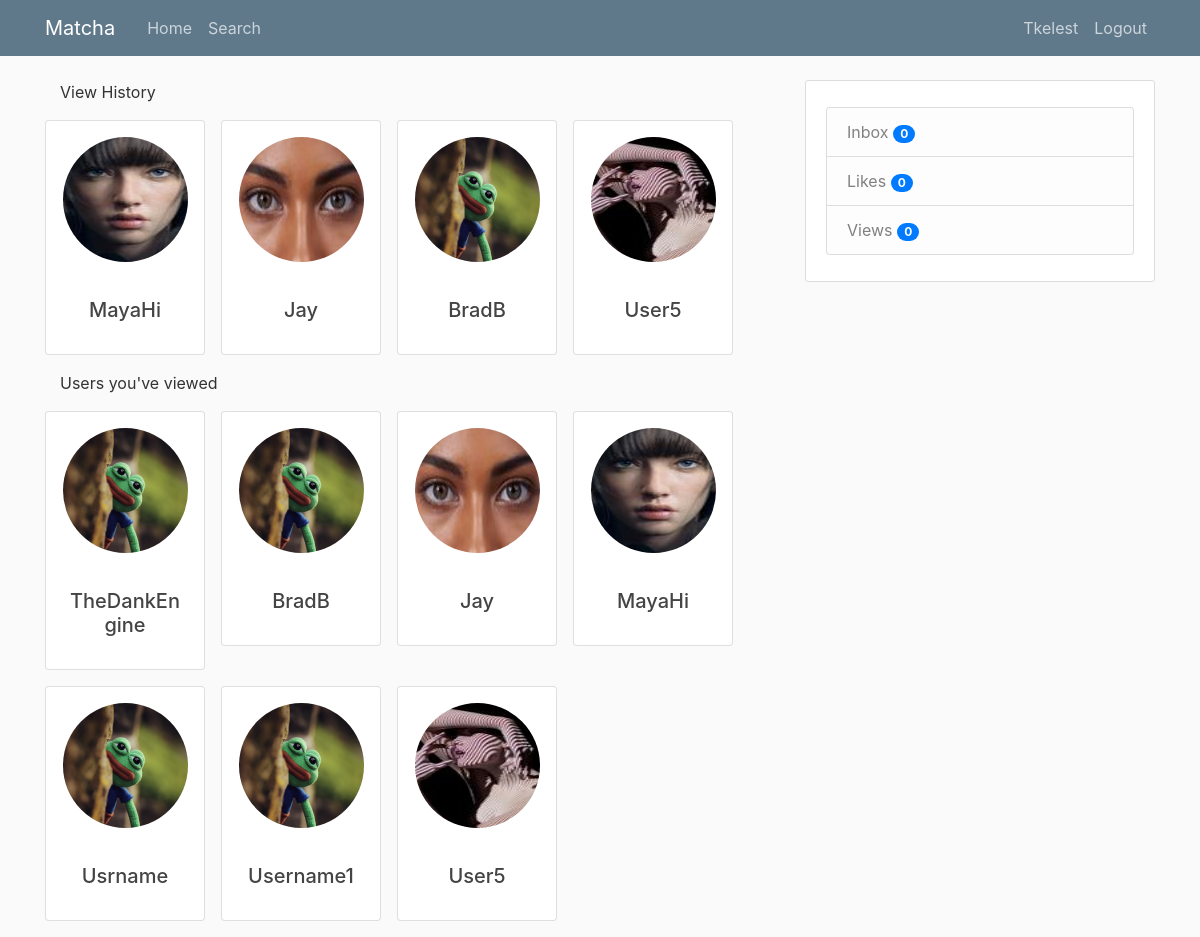
Page /views (signed in) on the committed database.
### tables this page shows
CREATE TABLE users (
            user_id INTEGER PRIMARY KEY AUTOINCREMENT,
            firstname TEXT NOT NULL,
            lastname TEXT NOT NULL,
            age INTEGER NOT NULL,
            birthdate TEXT NOT NULL,
            username TEXT NOT NULL,
            email TEXT NOT NULL,
            password TEXT NOT NULL,
            gender TEXT NOT NULL,
            sexual_pref TEXT NULL,
            biography TEXT NULL,
            famerating INTEGER DEFAULT 100,
            image_file_p TEXT DEFAULT "default.jpg",
            image_file_1 TEXT NULL,
            image_file_2 TEXT NULL,
            image_file_3 TEXT NULL,
            image_file_4 TEXT NULL,
            image_file_5 TEXT NULL,
            geo_track TEXT DEFAULT "1",
            location_city TEXT NULL,
            location_region TEXT NULL,
            lat_data INTEGER NULL,
            long_data INTEGER NULL,
            last_seen TEXT NULL,
            authenticated INTEGER DEFAULT 0
            );

### matcha/routes.py (the view)
@app.route('/views')
@login_required
def views():
    conn = sql.connect('matcha\\users.db')
    cur = conn.cursor()
    cur.execute("SELECT * FROM userviews WHERE viewed_user=:current_user", {'current_user': current_user.user_id})
    userviews = cur.fetchall()
    userData1 = []
    for user in userviews:
        cur.execute("SELECT username, image_file_p FROM users WHERE user_id=:user_id", {'user_id': user[2]})
        data = cur.fetchone()
        if data:
            data = list(data)
            data.insert(0, user[2])
            data = tuple(data)
            userData1.append(data)
    cur.execute("SELECT * FROM userviews WHERE user_id=:current_user", {'current_user': current_user.user_id})
    viewHistory = cur.fetchall()
    userData2 = []
    for user in viewHistory:
        cur.execute("SELECT username, image_file_p FROM users WHERE user_id=:user_id", {'user_id': user[1]})
        data = cur.fetchone()
        if data:
            data = list(data)
            data.insert(0, user[2])
            data = tuple(data)
            userData2.append(data)
    view_notification = len(userData1)
    with conn:
        cur.execute("""UPDATE view_notifications SET view_notification=:view_notification
        WHERE user_id=:user_id""", {'view_notification': view_notification ,'user_id': current_user.user_id})
    conn.close
    print('USERDATA: ', userData2)
    return render_template('views.html', title='Views', userviews=userData1, viewHistory=userData2)

### matcha/models.py (called while the page is built)
@login_manager.user_loader
def load_user(id):
    conn = sql.connect('matcha\\users.db')
    cur = conn.cursor()
    cur.execute("SELECT * from users where email = (?)", [id])
    userrow = cur.fetchone()
    user = User(userrow[0], userrow[1], userrow[2], userrow[3], userrow[4],
            userrow[5], userrow[6], userrow[7], userrow[8], userrow[9],
            userrow[10], userrow[11], userrow[12], userrow[13], userrow[14],
            userrow[15], userrow[16], userrow[17], userrow[18], userrow[19],
            userrow[20], userrow[21], userrow[22], userrow[23], userrow[24])
    return (user)

### matcha/templates/views.html
{% extends "layout.html" %}
{% block content %}
<div class="container">
    <p>View History</p>
    <div class="row">
    {% for user in userviews %}
        <div class="mb-3 mr-3">
            <div class="card" style="width: 10rem;">
                <div class="text-center">
                    <a href="{{ url_for('user_profile', username=user[1]) }}" data-toggle="tooltip" data-placement="top" title="Inspect Profile"><img class="rounded-circle usercard-img" src="/static/profile_pics/{{ user[2] }}" ></a>
                </div>
                    <div class="card-body text-center">
                    <h5 class="card-title">{{ user[1] }}</h5>
                </div>
            </div>
        </div>
    {% endfor %}
    </div>
</div>
<div class="container">
    <p>Users you've viewed</p>
    <div class="row">
    {% for user in viewHistory %}
        <div class="mb-3 mr-3">
            <div class="card" style="width: 10rem;">
                <div class="text-center">
                    <a href="{{ url_for('user_profile', username=user[1]) }}" data-toggle="tooltip" data-placement="top" title="Inspect Profile"><img class="rounded-circle usercard-img" src="/static/profile_pics/{{ user[2] }}" ></a>
                </div>
                    <div class="card-body text-center">
                    <h5 class="card-title">{{ user[1] }}</h5>
                </div>
            </div>
        </div>
    {% endfor %}
    </div>
</div>
{% endblock content %}

### matcha/templates/layout.html (shortened to what this page needs)
<!DOCTYPE html>
<html lang="en">
<head>
    <link rel="stylesheet" href="https://stackpath.bootstrapcdn.com/bootstrap/4.3.1/css/bootstrap.min.css">
    <link rel="stylesheet" type="text/css" href="{{ url_for('static', filename='main.css') }}">
    <link rel="stylesheet" href="https://cdnjs.cloudflare.com/ajax/libs/font-awesome/4.7.0/css/font-awesome.min.css">
</head>
<body>
    <header class="site-header">
        <nav class="navbar navbar-expand-md navbar-dark bg-steel fixed-top">
            <div class="container">
                <a class="navbar-brand mr-4" href="/">Matcha</a>
                <div class="collapse navbar-collapse" id="navbarToggle">
                    <div class="navbar-nav mr-auto">
                        {% if current_user.is_authenticated %}
                        <a class="nav-item nav-link" href="{{ url_for('home') }}">Home</a>
                        <a class="nav-item nav-link" href="{{ url_for('search') }}">Search</a>
                        {% else %}
                        <a class="nav-item nav-link" href="{{ url_for('home') }}">Home</a>
                        <a class="nav-item nav-link" href="{{ url_for('about') }}">About</a>
                        {% endif %}
                    </div>
                    <div class="navbar-nav">
                        {% if current_user.is_authenticated %}
                            <a class="nav-item nav-link" href="{{ url_for('account') }}">{{ current_user.username }}</a>
                            <a class="nav-item nav-link align-middle" href="{{ url_for('logout') }}">Logout</a>
                        {% else %}
                            <a class="nav-item nav-link" href="{{ url_for('register') }}">Register</a>
                            <a class="nav-item nav-link" href="{{ url_for('login') }}">Login</a>
                        {% endif %}
                    </div>
                </div>
            </div>
        </nav>
    </header>
    <main role="main" class="container">
        <div class="row">
            <div class="col-md-8">
                {% block content %}{% endblock %}
            </div>
            {% if current_user.is_authenticated %}
            <div class="col-md-4">
                <div class="content-section">
                    <ul class="list-group mt-3">
                        <a href="{{ url_for('inbox') }}" class="list-group-item list-group-item-light">Inbox
                            <span id="inbox_count" class="badge badge-pill badge-primary"></span>
                        </a>
                        <a href="{{ url_for('likes') }}" class="list-group-item list-group-item-light">Likes
                            {% set new_messages = current_user.age %}
                            <span id="likes_count" class="badge badge-pill badge-primary"></span>
                        </a>
                        <a href="{{ url_for('views') }}" class="list-group-item list-group-item-light">Views
                            <span id="views_count" class="badge badge-pill badge-primary"></span>
                        </a>
                    </ul>
                </div>
            </div>
            {% endif %}
        </div>
    </main>
</body>
</html>

### matcha/static/main.css (style rules this page uses)
body { background: #fafafa; color: #333333; margin-top: 5rem; }
h1, h2, h3, h4, h5, h6 { color: #444444; }
.bg-steel { background-color: #5f788a; }
.site-header .navbar-nav .nav-link { color: #cbd5db; }
.content-section { background: #ffffff; padding: 10px 20px; border: 1px solid #dddddd; border-radius: 3px; margin-bottom: 20px; }
.usercard-img { height: 125px; width: 125px; margin-top: 16px; margin-bottom: 16px; }

### rows in the picture
users: username "Tkelest"
users: image_file_p (picture), username "MayaHi"
users: image_file_p (picture), username "Jay"
users: image_file_p (placeholder picture), username "BradB"
users: image_file_p (picture), username "User5"
users: image_file_p (placeholder picture), username "TheDankEngine"
users: image_file_p (placeholder picture), username "Usrname"
users: image_file_p (placeholder picture), username "Username1"
